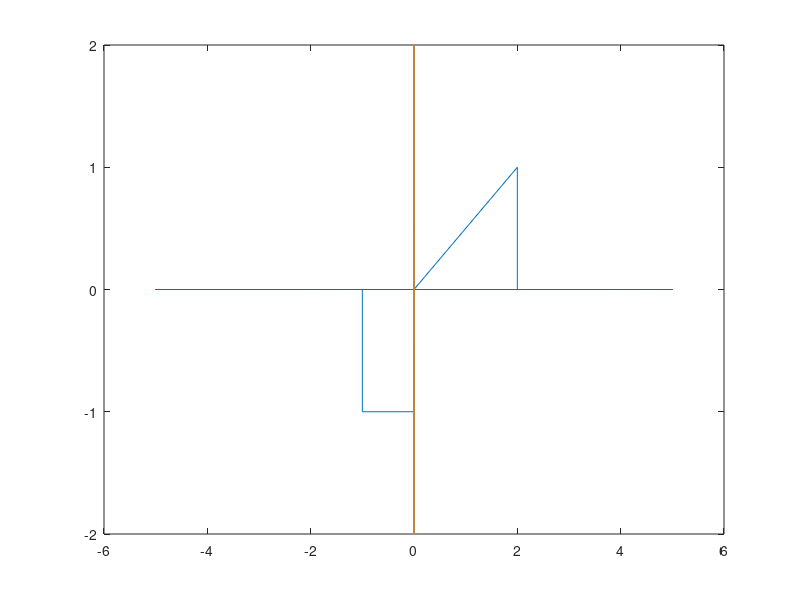
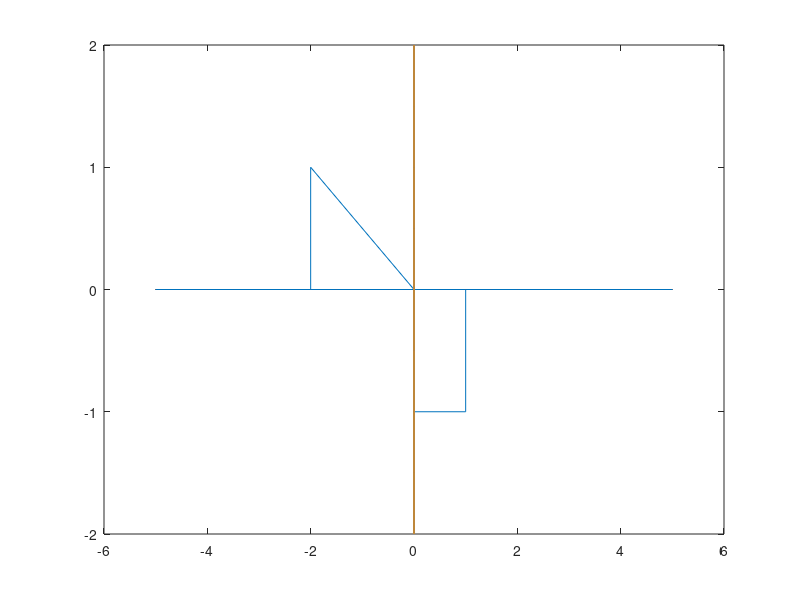
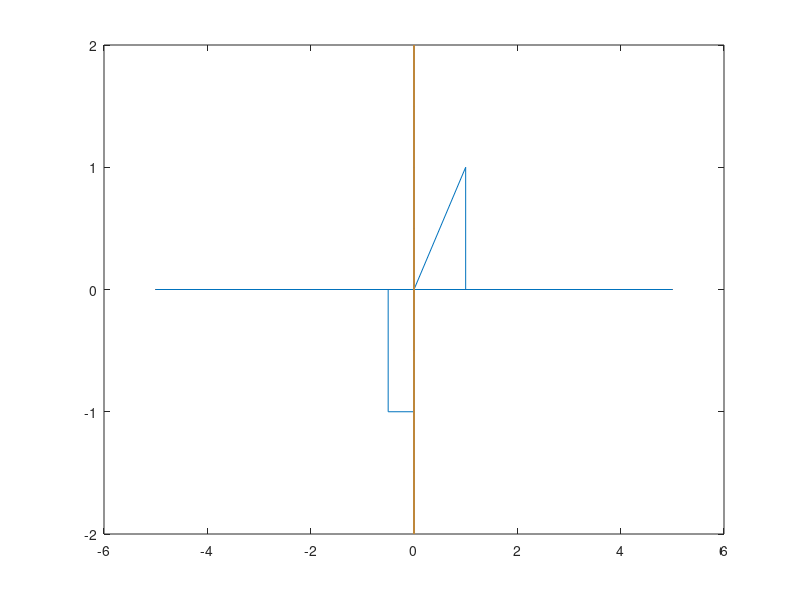
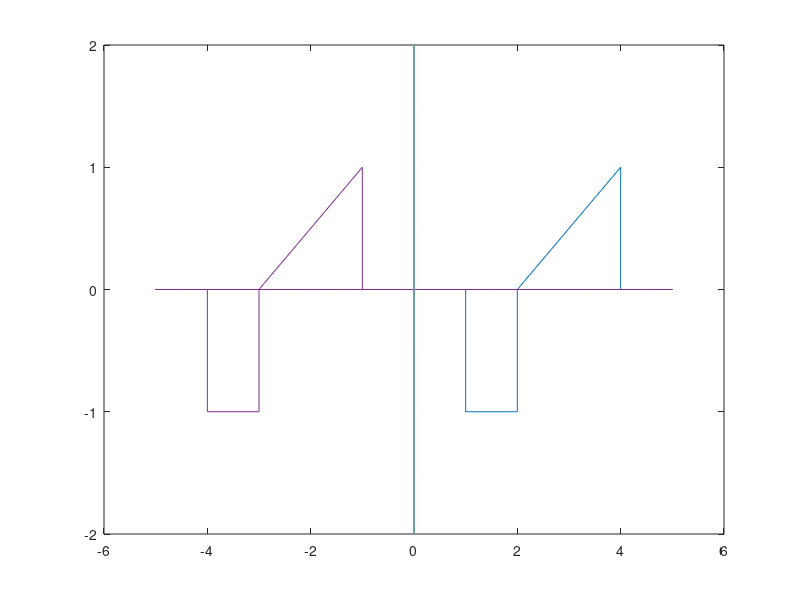

Here is the MATLAB script that generated these plots, in order:
%textbook example 2.1
y=[0 -1 -1 0 1 0];
t=[-1 -1 0 0 2 2];
%y=[0 -1 1 ];
%t=[-1 0  2];

plot(t,y)
%axis([-2 4 -2 2])

% Daw a line as x-axis
x_axis_t=-5:0.5:5;
x_axis_y=zeros(length(x_axis_t));
hold on
plot(x_axis_t, x_axis_y);

% Daw a line as y-axis
y_axis_y=-2:0.5:2; %range of y-axis
y_axis_t=zeros(length(y_axis_y));
hold on
plot(y_axis_t, y_axis_y);

% time-reverse
figure(2)
y=[0 -1 -1 0 1 0];
t=[-1 -1 0 0 2 2];
%reverse the time
t1=-1*t;
plot(t1,y)
hold on
plot(x_axis_t, x_axis_y);
plot(y_axis_t, y_axis_y);

%time scaing
figure(3)
y=[0 -1 -1 0 1 0];
t=[-1 -1 0 0 2 2];
%reverse the time
t2=0.5*t;
plot(t2,y)
hold on
plot(x_axis_t, x_axis_y);
plot(y_axis_t, y_axis_y);

%time shifting
figure(4)
y=[0 -1 -1 0 1 0];
t=[-1 -1 0 0 2 2];
%reverse the time
t3=t+2;
plot(t3,y)
hold on
plot(x_axis_t, x_axis_y);
plot(y_axis_t, y_axis_y);

t4=t-3;
plot(t4,y)
hold on
plot(x_axis_t, x_axis_y);
plot(y_axis_t, y_axis_y);

% time transform t1=1-(t/2)
figure(5)
t5=-2*t;
plot(t5,y,'r')
hold on
t6=2-2*t;
plot(t6,y)

hold on
plot(x_axis_t, x_axis_y);
plot(y_axis_t, y_axis_y);
